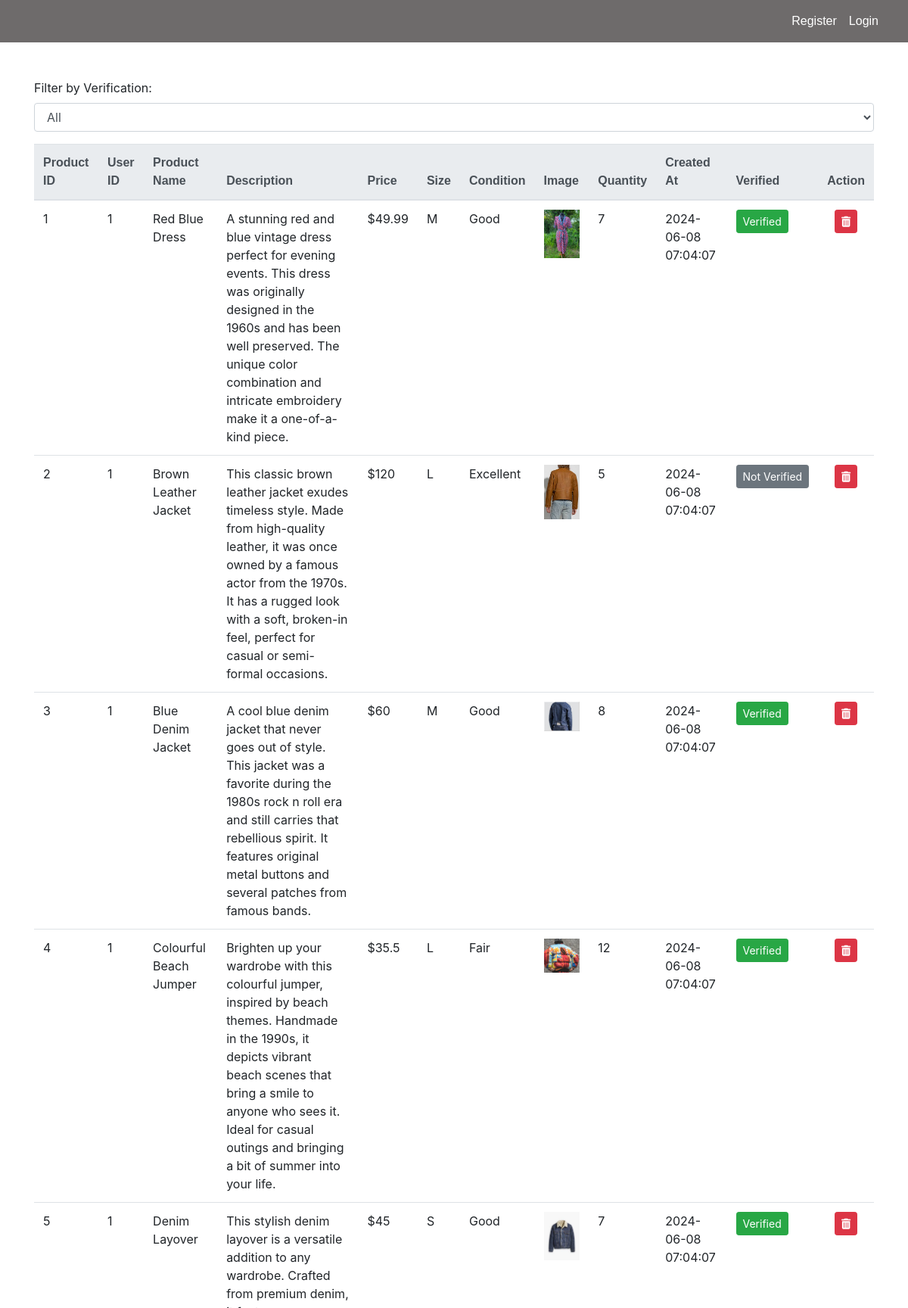
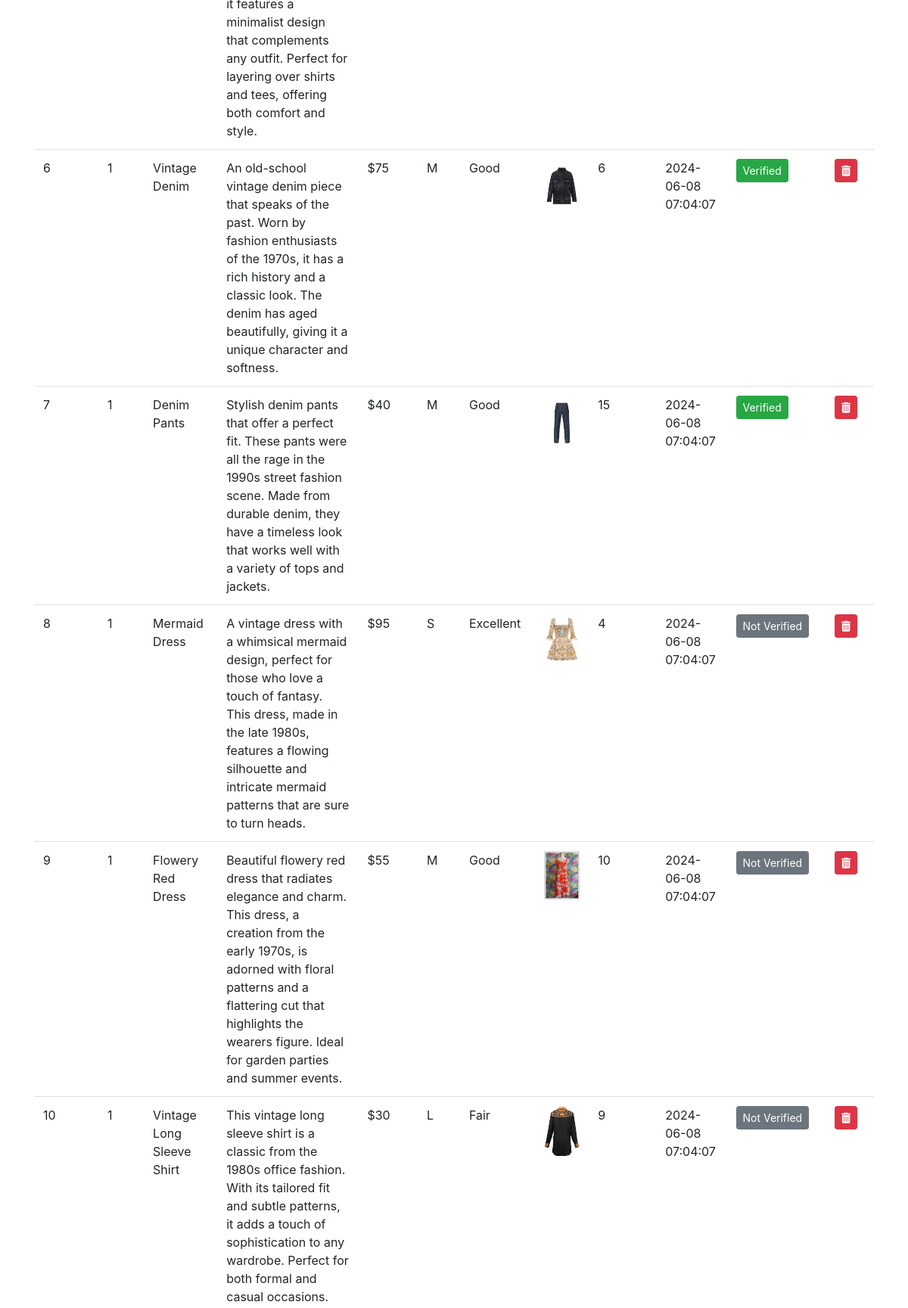
Page /view_products_admin (upper part) on the committed database (2 pictures, top to bottom).
### tables this page shows
CREATE TABLE "Products" (
	"product_id"	INTEGER NOT NULL,
	"user_id"	INTEGER NOT NULL,
	"product_name"	VARCHAR(45) NOT NULL,
	"description"	VARCHAR(45) NOT NULL,
	"price"	DECIMAL(10, 2),
	"size"	VARCHAR(10),
	"condition"	VARCHAR(20) NOT NULL,
	"image_url"	VARCHAR(255),
	"quantity"	INTEGER NOT NULL,
	"created_at"	DATETIME NOT NULL,
	"verified"	BOOLEAN NOT NULL,
	PRIMARY KEY("product_id" AUTOINCREMENT),
	FOREIGN KEY("user_id") REFERENCES "Users"("user_id")
);

### app.py (the view)
@app.route("/view_products_admin")
def view_products_admin():
    con = sqlite3.connect("database.db")
    con.row_factory = sqlite3.Row
    cur = con.cursor()
    cur.execute("SELECT product_id, * FROM Products")
    rows = cur.fetchall()
    con.close()
    return render_template("view_products_admin.html", rows=rows)

### app.py (called while the page is built)
@app.before_request
def make_session_permanent():
    session.permanent = True
    app.permanent_session_lifetime = timedelta(hours=1)
    session.modified = True

### templates/view_products_admin.html (shortened to what this page needs)
<!DOCTYPE html>
<html lang="en">
<head>
    {% include "header.html" %}
    {% include "navbar.html" %}
    <link rel="stylesheet" href="https://stackpath.bootstrapcdn.com/bootstrap/4.3.1/css/bootstrap.min.css">
</head>
<body>
    <div class="container mt-5">
        <div class="mb-3">
            <label for="verificationFilter">Filter by Verification:</label>
            <select id="verificationFilter" class="form-control" onchange="filterTable()">
                <option value="all">All</option>
            </select>
        </div>
        <table id="productTable" class="table table-hover">
            <thead class="thead-light">
                <tr>
                    <th>Product ID</th>
                    <th>User ID</th>
                    <th>Product Name</th>
                    <th>Description</th>
                    <th>Price</th>
                    <th>Size</th>
                    <th>Condition</th>
                    <th>Image</th>
                    <th>Quantity</th>
                    <th>Created At</th>
                    <th>Verified</th>
                    <th>Action</th>
                </tr>
            </thead>
            <tbody>
                {% for row in rows %}
                <tr>
                    <td>{{ row["product_id"] }}</td>
                    <td>{{ row["user_id"] }}</td>
                    <td>{{ row["product_name"] }}</td>
                    <td>{{ row["description"] }}</td>
                    <td>${{ row["price"] }}</td>
                    <td>{{ row["size"] }}</td>
                    <td>{{ row["condition"] }}</td>
                    <td><img class="product-img" src="{{ url_for('static', filename='productImg/' + row["image_url"]
                            + '.jpg' ) }}" alt="{{ row[" product_name"] }}"></td>
                    <td>{{ row["quantity"] }}</td>
                    <td>{{ row["created_at"]}}</td>
                    <td>
                        <form action="{{ url_for('toggle_verified_route', product_id=row["product_id"]) }}"
                            method="POST">
                            <button type="submit" class="btn btn-sm {{ 'btn-success' if row["verified"]
                                else 'btn-secondary' }}">
                                {{ 'Verified' if row["verified"] else 'Not Verified' }}
                            </button>
                        </form>
                    </td>
                    <td class="text-center">
                        <form onsubmit="return confirm('Are you sure you want to delete this product?');"
                            action="{{ url_for('delete_product', product_id=row["product_id"]) }}" method="POST"
                            class="d-inline">
                            <button type="submit" class="btn btn-danger btn-sm"><i
                                    class="fas fa-trash-alt"></i></button>
                        </form>
                    </td>
                </tr>
                {% endfor %}
            </tbody>
        </table>
    </div>
</body>
</html>

### static/css/site.css (style rules this page uses)
html, body { height: 100%; margin: 0; padding: 0; }
body { display: flex; flex-direction: column; }
.product-img { width: 100%; height: 600px; object-fit: cover; }
.product-img { width: 100%; height: 300px; object-fit: cover; }

### templates/view_products_admin.html (style rules this page uses)
th { font-family: "Poppins", sans-serif; }
.product-img { max-width: 100px; height: auto; }

### rows in the picture
Products: product_id "1", user_id "1", product_name "Red Blue Dress", description "A stunning red and blue vintage dress perfect for evening events. This dress was originally designed in the 1960s and has been well preserved. The unique color combination and intricate embroidery make it a one-of-a-kind piece.", price "49.99", size "M", condition "Good", image_url (picture), quantity "7", created_at "2024-06-08 07:04:07", verified "Verified"
Products: product_id "2", user_id "1", product_name "Brown Leather Jacket", description "This classic brown leather jacket exudes timeless style. Made from high-quality leather, it was once owned by a famous actor from the 1970s. It has a rugged look with a soft, broken-in feel, perfect for casual or semi-formal occasions.", price "120", size "L", condition "Excellent", image_url (picture), quantity "5", created_at "2024-06-08 07:04:07", verified "Not Verified"
Products: product_id "3", user_id "1", product_name "Blue Denim Jacket", description "A cool blue denim jacket that never goes out of style. This jacket was a favorite during the 1980s rock n roll era and still carries that rebellious spirit. It features original metal buttons and several patches from famous bands.", price "60", size "M", condition "Good", image_url (picture), quantity "8", created_at "2024-06-08 07:04:07", verified "Verified"
Products: product_id "4", user_id "1", product_name "Colourful Beach Jumper", description "Brighten up your wardrobe with this colourful jumper, inspired by beach themes. Handmade in the 1990s, it depicts vibrant beach scenes that bring a smile to anyone who sees it. Ideal for casual outings and bringing a bit of summer into your life.", price "35.5", size "L", condition "Fair", image_url (picture), quantity "12", created_at "2024-06-08 07:04:07", verified "Verified"
Products: product_id "5", user_id "1", product_name "Denim Layover", description "This stylish denim layover is a versatile addition to any wardrobe. Crafted from premium denim, it features a minimalist design that complements any outfit. Perfect for layering over shirts and tees, offering both comfort and style.", price "45", size "S", condition "Good", image_url (picture), quantity "7", created_at "2024-06-08 07:04:07", verified "Verified"
Products: product_id "6", user_id "1", product_name "Vintage Denim", description "An old-school vintage denim piece that speaks of the past. Worn by fashion enthusiasts of the 1970s, it has a rich history and a classic look. The denim has aged beautifully, giving it a unique character and softness.", price "75", size "M", condition "Good", image_url (picture), quantity "6", created_at "2024-06-08 07:04:07", verified "Verified"
Products: product_id "7", user_id "1", product_name "Denim Pants", description "Stylish denim pants that offer a perfect fit. These pants were all the rage in the 1990s street fashion scene. Made from durable denim, they have a timeless look that works well with a variety of tops and jackets.", price "40", size "M", condition "Good", image_url (picture), quantity "15", created_at "2024-06-08 07:04:07", verified "Verified"
Products: product_id "8", user_id "1", product_name "Mermaid Dress", description "A vintage dress with a whimsical mermaid design, perfect for those who love a touch of fantasy. This dress, made in the late 1980s, features a flowing silhouette and intricate mermaid patterns that are sure to turn heads.", price "95", size "S", condition "Excellent", image_url (picture), quantity "4", created_at "2024-06-08 07:04:07", verified "Not Verified"
Products: product_id "9", user_id "1", product_name "Flowery Red Dress", description "Beautiful flowery red dress that radiates elegance and charm. This dress, a creation from the early 1970s, is adorned with floral patterns and a flattering cut that highlights the wearers figure. Ideal for garden parties and summer events.", price "55", size "M", condition "Good", image_url (picture), quantity "10", created_at "2024-06-08 07:04:07", verified "Not Verified"
Products: product_id "10", user_id "1", product_name "Vintage Long Sleeve Shirt", description "This vintage long sleeve shirt is a classic from the 1980s office fashion. With its tailored fit and subtle patterns, it adds a touch of sophistication to any wardrobe. Perfect for both formal and casual occasions.", price "30", size "L", condition "Fair", image_url (picture), quantity "9", created_at "2024-06-08 07:04:07", verified "Not Verified"
